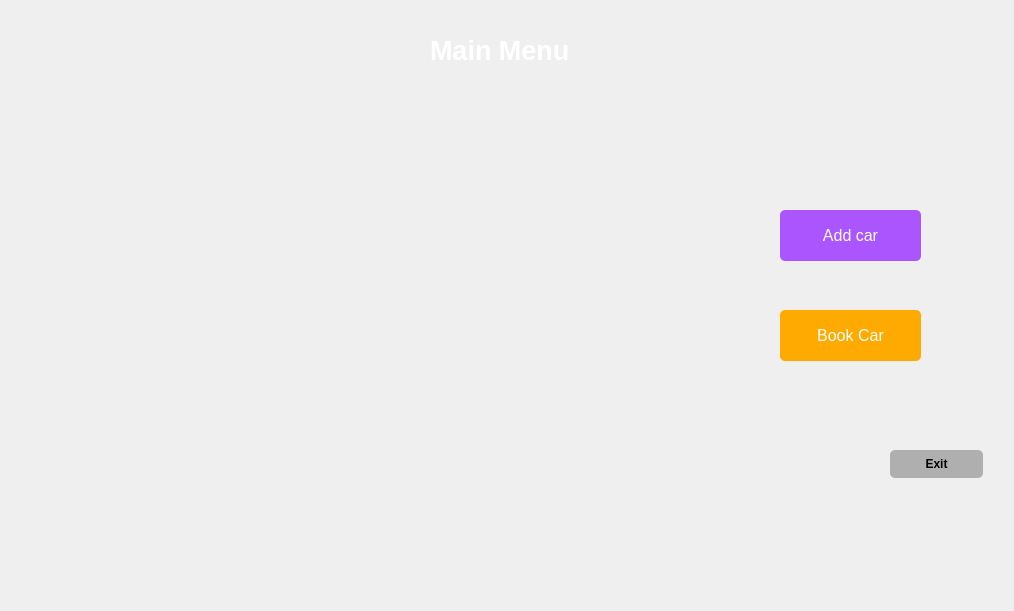
<?xml version="1.0" encoding="UTF-8"?>
<ui version="4.0">
 <class>mainmenu</class>
 <widget class="QDialog" name="mainmenu">
  <property name="geometry">
   <rect>
    <x>0</x>
    <y>0</y>
    <width>1014</width>
    <height>611</height>
   </rect>
  </property>
  <property name="windowTitle">
   <string>Dialog</string>
  </property>
  <widget class="QLabel" name="label">
   <property name="geometry">
    <rect>
     <x>-130</x>
     <y>0</y>
     <width>1161</width>
     <height>631</height>
    </rect>
   </property>
   <property name="font">
    <font>
     <pointsize>8</pointsize>
    </font>
   </property>
   <property name="text">
    <string/>
   </property>
   <property name="pixmap">
    <pixmap>image/mahindra-scorpio.jpg</pixmap>
   </property>
  </widget>
  <widget class="QPushButton" name="bookcarbtn">
   <property name="geometry">
    <rect>
     <x>780</x>
     <y>310</y>
     <width>141</width>
     <height>51</height>
    </rect>
   </property>
   <property name="font">
    <font>
     <pointsize>12</pointsize>
     <weight>50</weight>
     <bold>false</bold>
    </font>
   </property>
   <property name="cursor">
    <cursorShape>PointingHandCursor</cursorShape>
   </property>
   <property name="styleSheet">
    <string notr="true">background-color: rgb(255, 170, 0);
border-radius:5px;
color:white;
</string>
   </property>
   <property name="text">
    <string>Book Car</string>
   </property>
  </widget>
  <widget class="QPushButton" name="exitbtn">
   <property name="geometry">
    <rect>
     <x>890</x>
     <y>450</y>
     <width>93</width>
     <height>28</height>
    </rect>
   </property>
   <property name="font">
    <font>
     <weight>75</weight>
     <bold>true</bold>
    </font>
   </property>
   <property name="cursor">
    <cursorShape>PointingHandCursor</cursorShape>
   </property>
   <property name="styleSheet">
    <string notr="true">background-color: rgb(175, 175, 175);
border-radius:5px;</string>
   </property>
   <property name="text">
    <string>Exit</string>
   </property>
  </widget>
  <widget class="QPushButton" name="addcarbtn">
   <property name="geometry">
    <rect>
     <x>780</x>
     <y>210</y>
     <width>141</width>
     <height>51</height>
    </rect>
   </property>
   <property name="font">
    <font>
     <pointsize>12</pointsize>
     <weight>50</weight>
     <bold>false</bold>
    </font>
   </property>
   <property name="cursor">
    <cursorShape>PointingHandCursor</cursorShape>
   </property>
   <property name="styleSheet">
    <string notr="true">background-color: rgb(170, 85, 255);
border-radius:5px;
color:white;</string>
   </property>
   <property name="text">
    <string>Add car</string>
   </property>
  </widget>
  <widget class="QLabel" name="mainmenulabel">
   <property name="geometry">
    <rect>
     <x>430</x>
     <y>30</y>
     <width>221</width>
     <height>41</height>
    </rect>
   </property>
   <property name="font">
    <font>
     <pointsize>20</pointsize>
     <weight>75</weight>
     <bold>true</bold>
    </font>
   </property>
   <property name="styleSheet">
    <string notr="true">color:white;</string>
   </property>
   <property name="text">
    <string>Main Menu</string>
   </property>
  </widget>
 </widget>
 <resources/>
 <connections/>
</ui>
